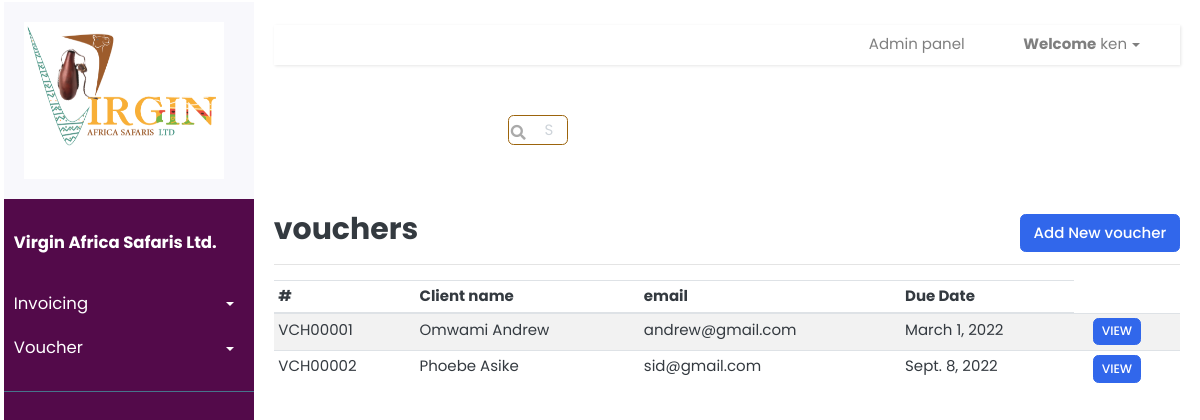
Page /voucher/vouchers/ (signed in) on the earlier database version.
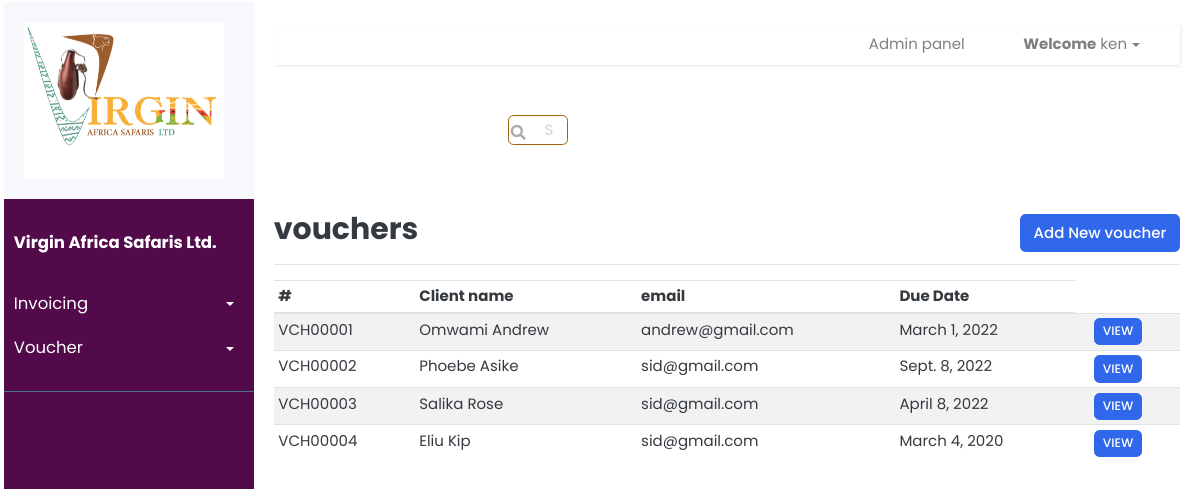
Same page on the later database version.
### voucher/models.py (models this page shows, shortened)
class Voucher(models.Model):
    TERMS = [
        ('Immediate', 'Immediate'),
        ('15 days', '15 days'),
        ('30 days', '30 days'),
    ]
    STATUS = [
        ('CANCELLED', 'CANCELLED'),
        ('EMAIL_SENT', 'EMAIL_SENT'),
        ('MODIFIED', 'MODIFIED'),
        ('NEW','NEW')
    ]
    types = [
        ('RESIDENT', 'RESIDENT'),
        ('NON RESIDENT', 'NON RESIDENT'),
    ]
    number = models.CharField(
        null=False, default=increment_voucher_number, blank=False, max_length=100, unique=True)
    facility_name = models.CharField(null=True, blank=True, max_length=500)
    number_of_adults = models.CharField(
        default='0', max_length=100)
    number_of_children = models.CharField(
        default='0', max_length=100)
    children_age = models.CharField(null=True, blank=True, max_length=500)
    infants = models.CharField(null=True, blank=True, max_length=500)
    baby_cot = models.CharField(null=True, blank=True, max_length=500)
    extras_to = models.CharField(null=True, blank=True, max_length=500)
    special_instructions = models.CharField(
        null=True, blank=True, max_length=500)
    reserver_name = models.CharField(null=True, blank=True, max_length=500)
    reservation_date = models.DateField(null=True, blank=True, max_length=500)
    arrival = models.DateTimeField(blank=True, null=True)
    departure = models.DateTimeField(blank=True, null=True)
    number_of_nights = models.CharField(blank=True, null=True, max_length=12)
    accommodation_type = models.CharField(
        choices=types, default='RESIDENT', max_length=19)
    voucher_status = models.CharField(
        choices=STATUS, default='NEW', null = True, blank=True, max_length=19)
    single = models.BooleanField()
    double = models.BooleanField()
    triple = models.BooleanField()
    twin = models.BooleanField()
    hb = models.BooleanField()
    fb = models.BooleanField()
    bb = models.BooleanField()
    ai = models.BooleanField()
    client = models.ForeignKey(
        Client, blank=True, null=True, on_delete=models.SET_NULL)
    uniqueId = models.CharField(null=True, blank=True, max_length=100)
    slug = models.SlugField(max_length=500, unique=True, blank=True, null=True)
    date_created = models.DateTimeField(blank=True, null=True)
    last_updated = models.DateTimeField(blank=True, null=True)

### invoice/models.py (models this page shows, shortened)
class Client(models.Model):
    clientName = models.CharField(null=True, blank=True, max_length=200)
    address = models.CharField(null=True, blank=True, max_length=200)
    postalCode = models.CharField(null=True, blank=True, max_length=10)
    phoneNumber = models.CharField(null=True, blank=True, max_length=100)
    emailAddress = models.CharField(null=True, blank=True, max_length=100)
    uniqueId = models.CharField(null=True, blank=True, max_length=100)
    slug = models.SlugField(max_length=500, unique=True, blank=True, null=True)
    date_created = models.DateTimeField(blank=True, null=True)
    last_updated = models.DateTimeField(blank=True, null=True)

### voucher/views.py (the view)
# urls.py: path("vouchers/", voucher_views.list_vouchers, name="list-vouchers" ),
@login_required
def list_vouchers(request):
	context = {}
	vouchers = Voucher.objects.all()
	context['vouchers'] = vouchers
	return render(request, 'voucher/vouchers.html', context)

### templates/voucher/vouchers.html (shortened to what this page needs)
{% extends 'index.html' %} {% load static %} {% load crispy_forms_tags %}
 {% block content %}
<div class="search-main">
 <div class="form-group has-search">
    <input type="text" class="form-control voucher_search_input" placeholder="Search" id="search" data-url="url for voucher to search"/>
  </div>
  </div>
<div
  class="
    d-flex
    justify-content-between
    flex-wrap flex-md-nowrap
    align-items-center
    pt-3
    pb-2
    mb-3
    border-bottom
  "
>
  <h1 class="h2">vouchers</h1>
  <div class="btn-toolbar mb-2 mb-md-0">
    <div class="btn-group me-2">
      <a href="{% url 'create-voucher' %}"
        ><button type="button" class="btn btn-primary">
          Add New voucher
        </button></a
      >
    </div>
  </div>
</div>
{% if vouchers|length > 0 %}
<div class="table-responsive">
  <table class="table table-striped table-sm table-hover" id="voucherTable">
    <thead>
      <tr>
        <th>#</th>
        <th>Client name</th>
        <th>email</th>
        <th>Due Date</th>
      </tr>
    </thead>
    <tbody>
      {% for voucher in vouchers %}
      <tr onclick="getElementById('edit-1').click()" style="cursor: pointer">
        <td id="vouchernumber">{{voucher.number}}</td>
        <td>{{voucher.client.clientName}}</td>
        <td>{{voucher.client.emailAddress}}</td>
        <td>{{voucher.reservation_date}}</td>
        <td>
        </td>
        <td>
          <a href="{% url 'view-voucher' voucher.slug %}"
            ><button class="btn btn-primary btn-sm">VIEW</button></a
          >
        </td>
      </tr>
      {% endfor %}
    </tbody>
  </table>
</div>
{% endif %}
{% endblock %}

Differences in the rows shown:
added Voucher: number "VCH00003", client.clientName "Salika Rose", client.emailAddress "sid@gmail.com", reservation_date "April 8, 2022"
added Voucher: number "VCH00004", client.clientName "Eliu Kip", client.emailAddress "sid@gmail.com", reservation_date "March 4, 2020"
